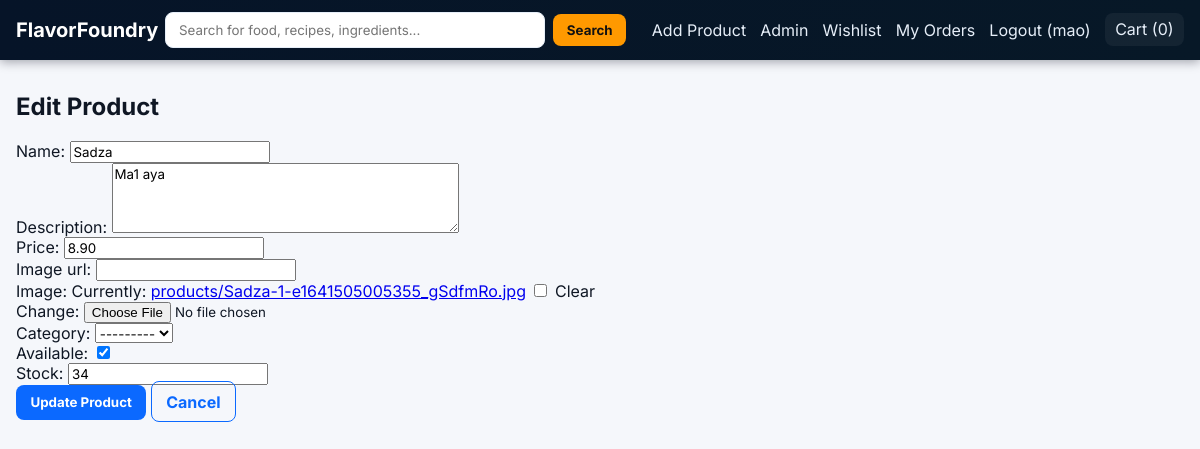
The app's page /product/11/edit/ (signed in) with its own data.
### recipes/models.py (models this page shows, shortened)
class Product(models.Model):
    name = models.CharField(max_length=120)
    description = models.TextField(blank=True)
    price = models.DecimalField(max_digits=8, decimal_places=2, validators=[MinValueValidator(0)])
    image_url = models.URLField(blank=True)
    image = models.ImageField(upload_to='products/', null=True, blank=True)
    category = models.ForeignKey(Category, on_delete=models.SET_NULL, null=True, blank=True, related_name='products')
    available = models.BooleanField(default=True)
    stock = models.PositiveIntegerField(default=0)
    created_at = models.DateTimeField(auto_now_add=True)
    updated_at = models.DateTimeField(auto_now=True)
    class Meta:
        ordering = ['-created_at']

### recipes/views.py (the view)
# urls.py: path('product/<int:id>/edit/', views.edit_product, name='edit_product'),
@login_required(login_url='login')
def edit_product(request, id):
    product = get_object_or_404(Product, id=id)
    if not request.user.is_staff:
        messages.error(request, 'You do not have permission to edit products.')
        return redirect('product_detail', id=id)
    if request.method == 'POST':
        form = ProductForm(request.POST, request.FILES, instance=product)
        if form.is_valid():
            form.save()
            messages.success(request, f'Product "{product.name}" updated successfully!')
            return redirect('product_detail', id=product.id)
        else:
            for field, errors in form.errors.items():
                for error in errors:
                    messages.error(request, f'{field}: {error}')
    else:
        form = ProductForm(instance=product)
    return render(request, 'edit_recipe.html', {
        'form': form,
        'product': product,
        'title': 'Edit Product',
        'cart_count': _cart_item_count(request),
    })

### recipes/forms.py
class ProductForm(forms.ModelForm):
    class Meta:
        model = Product
        fields = ['name', 'description', 'price', 'image_url', 'image', 'category', 'available', 'stock']
        widgets = {
            'description': forms.Textarea(attrs={'rows': 4}),
        }

### recipes/models.py (called while the page is built)
    def __str__(self):
        return self.name

### recipes/views.py (called while the page is built)
def _get_cart(request):
    return request.session.setdefault('cart', {})

def _cart_item_count(request):
    return sum(_get_cart(request).values())

### templates/edit_recipe.html (shortened to what this page needs)
{% extends 'base.html' %}
{% block content %}
    <section class="form-page">
        <h1>{{ title|default:'Edit Product' }}</h1>
        <form method="POST" class="product-form" enctype="multipart/form-data">
            <div class="form-container">
                {% for field in form %}
                    <div class="form-group">
                        {{ field.label_tag }}
                        {{ field }}
                    </div>
                {% endfor %}
            </div>
            <div class="form-actions">
                <button type="submit" class="button">Update Product</button>
                <a href="{% url 'product_detail' id=product.id %}" class="button outline">Cancel</a>
            </div>
        </form>
    </section>
{% endblock %}

### templates/base.html (shortened to what this page needs)
<!DOCTYPE html>
<html lang="en">
<head>
    {% load static %}
    <link rel="stylesheet" href="{% static 'style.css' %}">
</head>
<body>
    <header class="site-header">
        <div class="brand">
            <a href="{% url 'home' %}">FlavorFoundry</a>
        </div>
        <div class="header-controls">
            <form action="{% url 'home' %}" method="get" class="search-form" role="search">
                <input type="text" name="search" placeholder="Search for food, recipes, ingredients..." value="{{ request.GET.search|default:'' }}">
                <button class="button" type="submit">Search</button>
            </form>
            <div class="header-links">
                {% if user.is_staff %}
                    <a href="{% url 'add_product' %}">Add Product</a>
                    <a href="/admin/">Admin</a>
                {% endif %}
                {% if user.is_authenticated %}
                    <a href="{% url 'wishlist' %}">Wishlist</a>
                    <a href="{% url 'user_orders' %}">My Orders</a>
                    <a href="{% url 'logout' %}">Logout ({{ user.username }})</a>
                {% else %}
                    <a href="{% url 'login' %}">Login</a>
                    <a href="{% url 'register' %}">Register</a>
                {% endif %}
                <a class="cart" href="{% url 'cart_detail' %}">Cart ({{ cart_count|default:0 }})</a>
            </div>
        </div>
    </header>
    <main class="page-container">
        {% block content %}{% endblock %}
    </main>
</body>
</html>

### static/style.css (style rules this page uses)
:root { --bg:#f5f7fb; --surface:#ffffff; --text:#0f1724; --muted:#64748b; --primary:#ff9900; --cta:#0b69ff; --danger:#ef4444; --success:#10b981; --card-shadow: 0 8px 20px rgba(2,6,23,0.06); }
* { box-sizing:border-box }
html,body { height:100% }
body { margin:0;font-family:Inter,system-ui,-apple-system,Segoe UI,Roboto,Arial;background:var(--bg);color:var(--text);-webkit-font-smoothing:antialiased }
.page-container { max-width:1200px;margin:2rem auto;padding:0 1rem }
.site-header { display:flex;align-items:center;justify-content:space-between;background:linear-gradient(90deg,#061428,#071827);color:#fff;padding:.75rem 1rem;position:sticky;top:0;z-index:60;box-shadow:0 2px 10px rgba(2,6,23,0.35) }
.brand a { color:#fff;font-weight:700;font-size:1.25rem;text-decoration:none }
.header-controls { display:flex;align-items:center;gap:1rem }
.search-form { display:flex;align-items:center;gap:.5rem }
.search-form input[type=text] { width:380px;max-width:48vw;padding:.55rem .8rem;border-radius:8px;border:1px solid #e6eef8;background:var(--surface) }
.search-form button { padding:.5rem .85rem;border-radius:8px;background:var(--primary);color:#111;border:none;font-weight:700;cursor:pointer }
.header-links a { color:#e6eef8;text-decoration:none;margin-left:.6rem }
.header-links a.cart { background:rgba(255,255,255,0.05);padding:.4rem .65rem;border-radius:8px }
.button { background:var(--cta);color:#fff;padding:.6rem .9rem;border-radius:8px;border:none;cursor:pointer;font-weight:700;text-decoration:none }
.button.outline { background:transparent;color:var(--cta);border:1px solid var(--cta) }
input,textarea,select,button { font-family:inherit }

### records on screen
Product: form "Sadza" "Ma1 aya" "8.90" "---------" "☑" "34"

### other values on screen
{{ user.username }} "mao"
{{ cart_count|default:0 }} "0"
{{ title|default:'Edit Product' }} "Edit Product"
{{ field.label_tag }} "Name:" "Description:" "Price:" "Image url:" "Image:" "Category:" "Available:" "Stock:"
